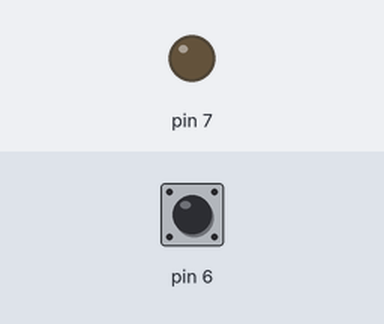
Bench run of a sketch on a simulated Arduino Uno, built with avr-gcc and run on an emulated ATmega328P. On the bench: output pins drawn as LEDs (lit = HIGH). Dashed ring = blinking. The test bench sets the inputs (shaded band); at power-on: pin 6 HIGH.

Above: at 1.2 s.
1.3 s: pin 6 pulled LOW for 1 s
At 1.55 s:
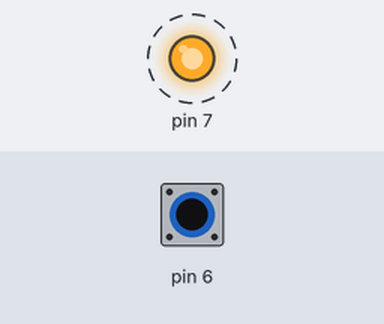
4.3 s: pin 6 pulled LOW for 3.2 s
At 8.3 s:
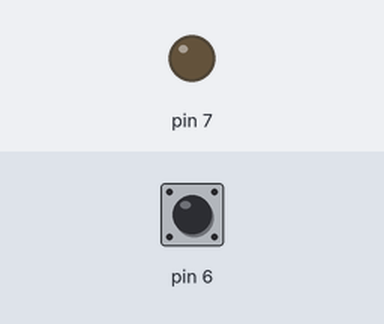
Timing chart, 0 to 9.8 s (numbered marks = the images above; inputs shaded):
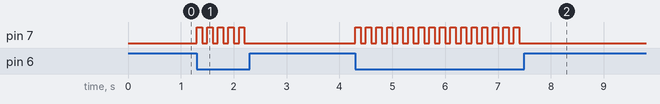

The sketch:

debouncing.ino
```cpp
int press=0;
int var;
void setup() {
pinMode(6, INPUT_PULLUP);
pinMode(7, OUTPUT);
}

void loop() {
var= digitalRead(6);
delay(100);
var = digitalRead(6);
if(!var){ //pressed
  press = !press;
  if(press)
  digitalWrite(7,HIGH);
  else
  digitalWrite(7,LOW);

  }
}
```

Measured:
- after the input at 1.3 s, pin 7: alternates HIGH for 0.10 s and LOW for 0.10 s, 10 changes in all, then stays LOW, starting at once
- after the input at 4.3 s, pin 7: alternates HIGH for 0.10 s and LOW for 0.10 s, 32 changes in all, then stays LOW, starting at once
